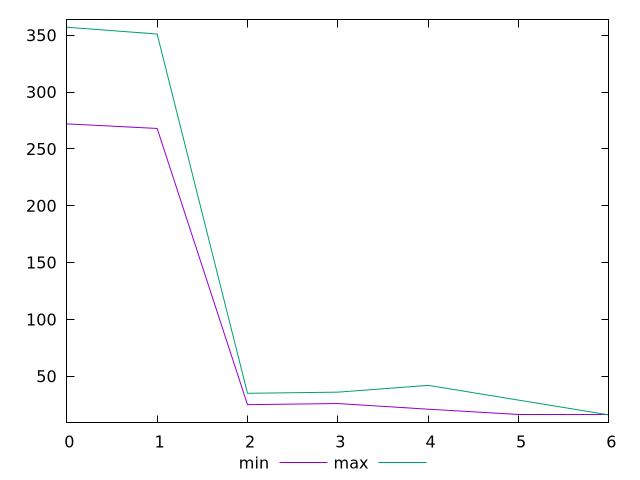

Recreate this plot in gnuplot.
$_min <<EOF
0 271.9999999999982
1 267.9999999999982
2 25
3 26
4 21
5 16
6 16
EOF
$_max <<EOF
0 357
1 350.9999999999982
2 35
3 36
4 42
5 29
6 16
EOF
set key outside below
set terminal pngcairo
set output "report_00006_2020-11-02T20-21-41.718Z/max-potential-fid/progession_min_max.png"
set yrange [9.18:363.82]
plot $_min title "min" with line ,$_max title "max" with line ,
